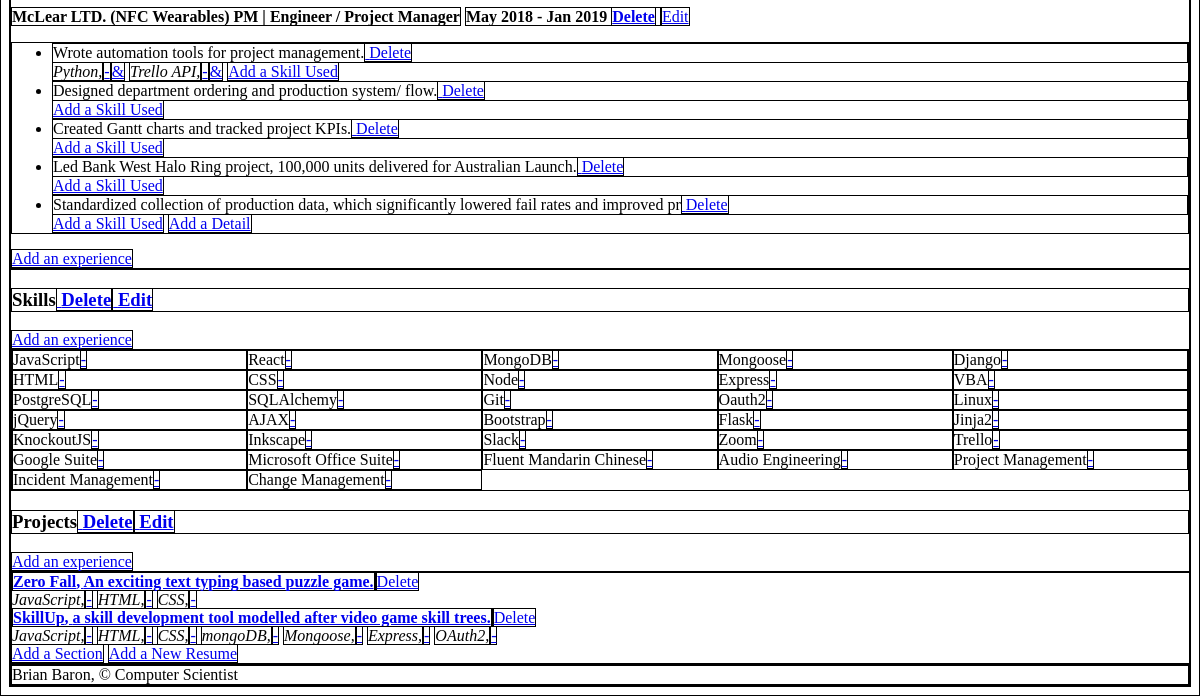
The app's page / (lower part), older data.
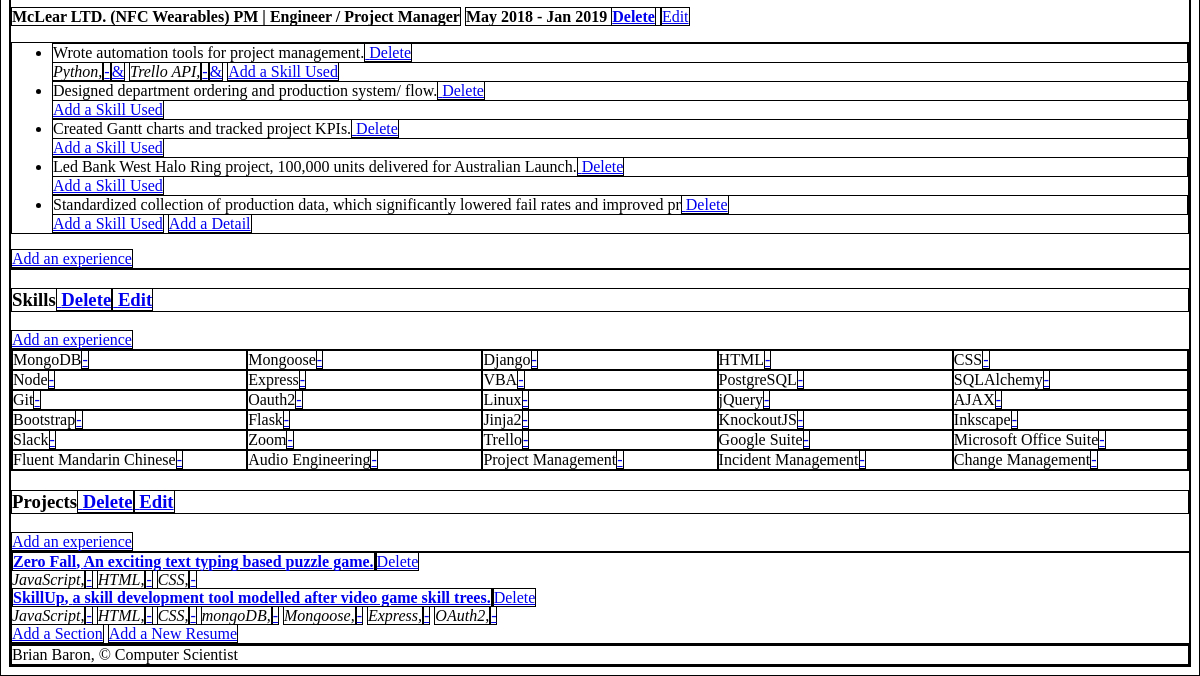
The same page, newer data.
### resume/models.py (models this page shows, shortened)
class Education_Experience(models.Model):
    experience_name = models.CharField(max_length=100)
    start_date = models.DateField(null=True, blank=True)
    end_date = models.DateField()
    details = models.CharField(max_length=500)
    section = models.ForeignKey(Section, on_delete=models.CASCADE)

class Detail(models.Model):
    description = models.CharField(max_length=300)
    experience = models.ForeignKey(Education_Experience, on_delete=models.CASCADE)

class SkillUsed(models.Model):
    name = models.CharField(max_length=100)
    detail = models.ManyToManyField(Detail)

class Section(models.Model):
    name = models.CharField(max_length=100)
    resume = models.ForeignKey(Resume, on_delete=models.CASCADE)

class Skill(models.Model):
    skill_name = models.CharField(max_length=100)
    section = models.ForeignKey(Section, on_delete=models.CASCADE)

class Project(models.Model):
    name = models.CharField(max_length=100)
    href = models.CharField(max_length=100)
    description = models.CharField(max_length=500)
    section = models.ForeignKey(Section, on_delete=models.CASCADE, null=True)

class Technology(models.Model):
    name = models.CharField(max_length=100)
    project = models.ManyToManyField(Project)

### resume/views.py (the view)
# urls.py: 2. Add a URL to urlpatterns:  path('', views.home, name='home')
def home(request):
    resume = Resume.objects.get(name='Brian Baron')
    return render(request, 'resume.html', {'resume': resume})

### resume/templates/resume.html (shortened to what this page needs)
{% extends 'base.html' %}
{% block content %}
{% for section in resume.section_set.all %}
<h3>{{ section.name }}<a href="{% url 'section_delete' section.id %}"> Delete</a><a href="{% url 'section_update' section.id %}"> Edit</a></h3>
    {% for experience in section.education_experience_set.all|dictsortreversed:"end_date" %}
        <strong>{{ experience.experience_name }} | {{ experience.details }}</strong> <strong class="right"> {{ experience.start_date|date:"M Y - " }}{{ experience.end_date|date:"M Y" }}
            <a href="{% url 'education_experience_delete' experience.id %}">Delete</a>
        </strong><a href="{% url 'education_experience_update' experience.id %}">Edit</a></strong>
        <ul class="detail-box">
        {% for detail in experience.detail_set.all %}
            <li>{{ detail.description }}<a href="{% url 'detail_delete' detail.id %}"> Delete</a></li>
            {% for skill in detail.skillused_set.all %}
                <em>{{ skill.name }},</em><a href="{% url 'skill_used_delete' skill.id %}">-</a><a href="{% url 'skill_used_update' skill.id %}">&</a>
            {% endfor %}
            <a href="{% url 'skill_used_create' %}">Add a Skill Used</a>
        {% endfor %}
        <a href="{% url 'detail_create' %}">Add a Detail</a>
       </ul>
    {% endfor %}
    <a href="{% url 'education_experience_create' %}">Add an experience</a>
    <div class="skill-container">
    {% for skill in section.skill_set.all %}
       <div class="skill-box">{{ skill.skill_name }}<a href="{% url 'skill_delete' skill.id %}">-</a></div>
    {% endfor %}
    </div>
    {% for project in section.project_set.all %}
        <strong><a href="{{ project.href }}">{{ project.name }}, {{ project.description }}</a></strong><a href="{% url 'project_delete' project.id %}">Delete</a><br>
        {% for tech in project.technology_set.all %}
            <em>{{ tech.name }},</em><a href="{% url 'technology_delete' tech.id %}">-</a>
        {% endfor %}
        <br>
    {% endfor %}
{% endfor %}
<a href="{% url 'section_create' %}">Add a Section</a>
<a href="{% url 'resume_create' %}">Add a New Resume</a>
{% endblock %}

### resume/templates/base.html (shortened to what this page needs)
{% load static %}
<!DOCTYPE html>
<html lang="en">
<head>
  <link rel="stylesheet" type="text/css" href="{% static 'css/style.css' %}">
</head>
<body>
  <main class="container">
    {% block content %}
    {% endblock %}
  </main>
  <footer class="page-footer">
    <div class="right">Brian Baron, &copy; Computer Scientist &nbsp;</div>
  </footer>
</body>
</html>

### resume/static/css/style.css (style rules this page uses)
body { display: flex; min-height: 100vh; flex-direction: column; }
.skill-container { display: grid; grid-template-columns: repeat(5, 1fr); }
* { border: solid black 1px; }

Row changes from the older to the newer data that the page shows:
removed Skill: skill_name "JavaScript", shown under Section "Skills"
removed Skill: skill_name "React", shown under Section "Skills"
